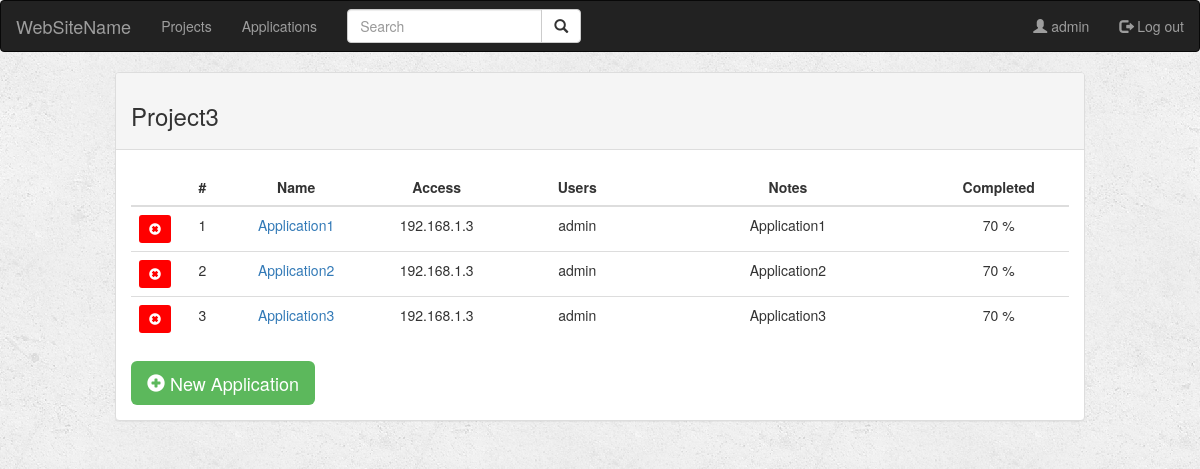
The page /project/3/ (signed in) on the database as committed earlier.
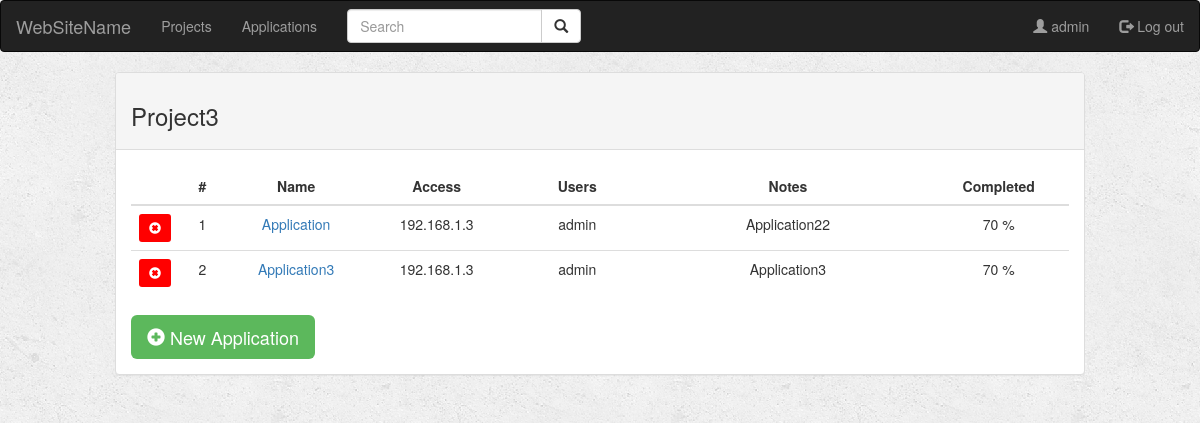
The same page on the database as committed later.
### project/models.py (models this page shows, shortened)
class Application(models.Model):
    project = models.ForeignKey(Project, on_delete=models.CASCADE, related_name='project')
    name = models.CharField(max_length=100)
    access = models.CharField(max_length=100)
    username = models.CharField(max_length=30)
    notes = models.TextField(max_length=1000)
    checklist = models.CharField(max_length=100)
    reported = models.CharField(max_length=100)

class Project(models.Model):
    user = models.ForeignKey(User, default=1, on_delete=models.SET_DEFAULT, related_name='user')
    name = models.CharField(max_length=100)
    situation = models.CharField(max_length=10)

### project/views.py (the view)
# urls.py: url(r'^(?P<project_id>[0-9]+)/$',views.project_detail, name='project_detail'),
def project_detail(request, project_id):
    if not request.user.is_authenticated:  # Does user log in?
        return render(request, 'project/login.html')
    else:
        project = get_object_or_404(Project, pk=project_id)
        applications = Application.objects.all().filter(project_id=project.id)
        return render(request, 'project/project_detail.html', {'project': project, 'applications': applications})

### project/templates/project/project_detail.html (shortened to what this page needs)
{% extends 'project/base.html' %}
{% block body %}
<div class="container-fluid">
  <div class="row">
    <div class="col-sm-10 col-sm-offset-1">
      <div class="panel panel-default">
        <div class="panel-heading">
          <h3>{{project.name}}</h3>
        </div>
        <div class="panel-body">
          <div class="table-responsive-sm">
            <table class="table table-hover">
              <thead>
                <tr>
                  <div class="col-sm-1">
                    <th style="width:5%; text-align: center"></th>
                  </div>
                  <div class="col-sm-1">
                    <th style="width:5%; text-align: center">#</th>
                  </div>
                  <div class="col-sm-2">
                    <th style="width:15%; text-align: center">Name</th>
                  </div>
                  <div class="col-sm-2">
                    <th style="width:15%; text-align: center">Access</th>
                  </div>
                  <div class="col-sm-1">
                    <th style="width:15%; text-align: center">Users</th>
                  </div>
                  <div class="col-sm-2">
                    <th style="width:30%; text-align: center">Notes</th>
                  </div>
                  <div class="col-sm-1">
                    <th style="width:15%; text-align: center">Completed</th>
                  </div>
                </tr>
              </thead>
              <tbody>
                {% for application in applications %}
                <tr>
                  <div class="col-sm-1">
                    <td style="width:5%; text-align: center">
                      <a href="{% url 'project:delete_application' project.id application.id %}"
                        class="btn btn-danger btn-sm" style="background-color: red; border: none">
                        <span class="glyphicon glyphicon-remove-sign" style="background-color: red"></span>
                      </a>
                    </td>
                  </div>
                  <div class="col-sm-1">
                    <td style="width:5%; text-align: center">{{forloop.counter}}</td>
                  </div>
                  <div class="col-sm-2">
                    <td style="width:15%; text-align: center">
                      <a href="{% url 'project:application_detail' project.id application.id %}">
                        {{application.name}}
                      </a>
                    </td>
                  </div>
                  <div class="col-sm-2">
                    <td style="width:15%; text-align: center">{{application.access}}</td>
                  </div>
                  <div class="col-sm-1">
                    <td style="width:15%; text-align: center">{{application.username}}</td>
                  </div>
                  <div class="col-sm-2">
                    <td style="width:30%; text-align: center">{{application.notes}}</td>
                  </div>
                  <div class="col-sm-1">
                    <td style="width:15%; text-align: center">70 %</td>
                  </div>
                </tr>
                {% endfor %}
              </tbody>
            </table>
          </div>
          <div>
            <a href="{% url 'project:create_application' project.id %}" class="btn btn-success btn-lg"
              style="border:none">
              <span class="glyphicon glyphicon-plus-sign"></span> New Application
            </a>
          </div>
        </div>
      </div>
    </div>
  </div>
</div>
{% endblock %}

Rows that differ between the two databases and show on the page:
removed Application: name "Application1", access "192.168.1.3", username "admin", notes "Application1"
changed Application: name "Application2" → "Application"; notes "Application2" → "Application22"
